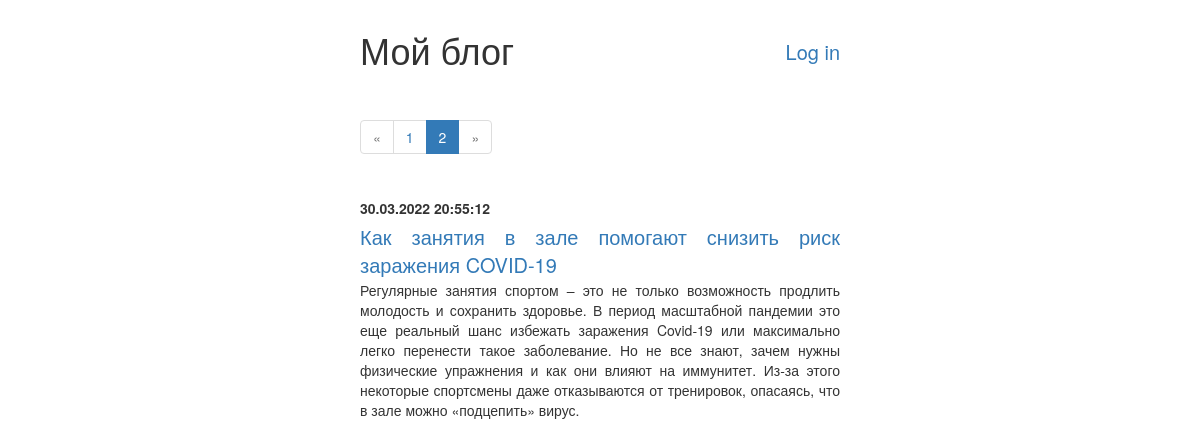
Screenshot of /?page=2 with the database file from the repository.
### tables this page shows
CREATE TABLE `blog` (
  `id` int(11) NOT NULL,
  `title` varchar(128) NOT NULL,
  `date` datetime NOT NULL DEFAULT CURRENT_TIMESTAMP,
  `text` text NOT NULL,
  `subtitle` text NOT NULL
);

### index.php (called while the page is built, shortened)
<?php
include_once "elems/head.php";
if (isset($_GET['page'])){
    $page = $_GET['page'];
} else {
    $page = 1;
}
$notesOnPage = 5;
$from = ($page - 1) * $notesOnPage;
$query = "SELECT* FROM blog ORDER BY date DESC LIMIT $from, $notesOnPage";
$result = mysqli_query($link, $query) or die(mysqli_error($link));
for ($data = []; $row = mysqli_fetch_assoc($result); $data[] = $row);
include_once "layout.php";

### elems/content.php (the view, shortened to what this page needs)
<?php
$span = "";
foreach ($data as $el) {
    $date = date_create($el['date']);
    $date = date_format($date, "d.m.Y H:i:s");
    $span .= "<div class='note'><p class='date'>$date</p>";
    if (isset($_GET['id'])) {
        $span .= "<p class='title'>{$el['title']}</p>
                  <p class='text'>{$el['text']}</p></div>";
    } else {
        $span .= "<a href=\"item/index.php?id={$el['id']}\">{$el['title']}</a>
                  <p class='subtitle'>{$el['subtitle']}</p></div>";
    }
}
echo $span;

### css/styles.css (style rules this page uses)
#wrapper > div { margin-bottom: 20px; }
#wrapper p { margin-bottom: 5px; }
.date { font-weight: bold; }

### layout.php (style rules this page uses)
.note a { font-size: 20px; }
.note { margin-bottom: 20px; }

### rows the page displays
blog: date "30.03.2022 20:55:12", title "Как занятия в зале помогают снизить риск заражения COVID-19", subtitle "Регулярные занятия спортом – это не только возможность продлить молодость и сохранить здоровье. В период масштабной пандемии это еще реальный шанс избежать заражения Covid-19 или максимально легко перенести такое заболевание. Но не все знают, зачем нужны физические упражнения и как они влияют на иммунитет. Из-за этого некоторые спортсмены даже отказываются от тренировок, опасаясь, что в зале можно «подцепить» вирус."
